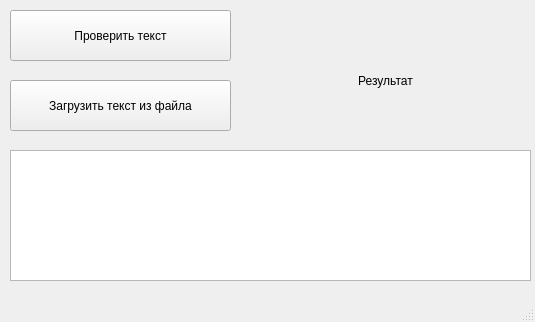
<?xml version="1.0" encoding="UTF-8"?>
<ui version="4.0">
 <class>MainWindow</class>
 <widget class="QMainWindow" name="MainWindow">
  <property name="geometry">
   <rect>
    <x>0</x>
    <y>0</y>
    <width>535</width>
    <height>322</height>
   </rect>
  </property>
  <property name="windowTitle">
   <string>MainWindow</string>
  </property>
  <widget class="QWidget" name="centralwidget">
   <widget class="QTextEdit" name="textEdit">
    <property name="geometry">
     <rect>
      <x>10</x>
      <y>150</y>
      <width>521</width>
      <height>131</height>
     </rect>
    </property>
   </widget>
   <widget class="QLabel" name="mistake">
    <property name="geometry">
     <rect>
      <x>230</x>
      <y>20</y>
      <width>311</width>
      <height>121</height>
     </rect>
    </property>
    <property name="text">
     <string>Результат</string>
    </property>
    <property name="alignment">
     <set>Qt::AlignCenter</set>
    </property>
   </widget>
   <widget class="QPushButton" name="pushButton">
    <property name="geometry">
     <rect>
      <x>10</x>
      <y>10</y>
      <width>221</width>
      <height>51</height>
     </rect>
    </property>
    <property name="text">
     <string>Проверить текст</string>
    </property>
   </widget>
   <widget class="QPushButton" name="pushButton_2">
    <property name="geometry">
     <rect>
      <x>10</x>
      <y>80</y>
      <width>221</width>
      <height>51</height>
     </rect>
    </property>
    <property name="text">
     <string>Загрузить текст из файла</string>
    </property>
    <property name="iconSize">
     <size>
      <width>40</width>
      <height>40</height>
     </size>
    </property>
   </widget>
  </widget>
  <widget class="QMenuBar" name="menubar">
   <property name="geometry">
    <rect>
     <x>0</x>
     <y>0</y>
     <width>535</width>
     <height>17</height>
    </rect>
   </property>
  </widget>
  <widget class="QStatusBar" name="statusbar"/>
 </widget>
 <resources/>
 <connections/>
</ui>
